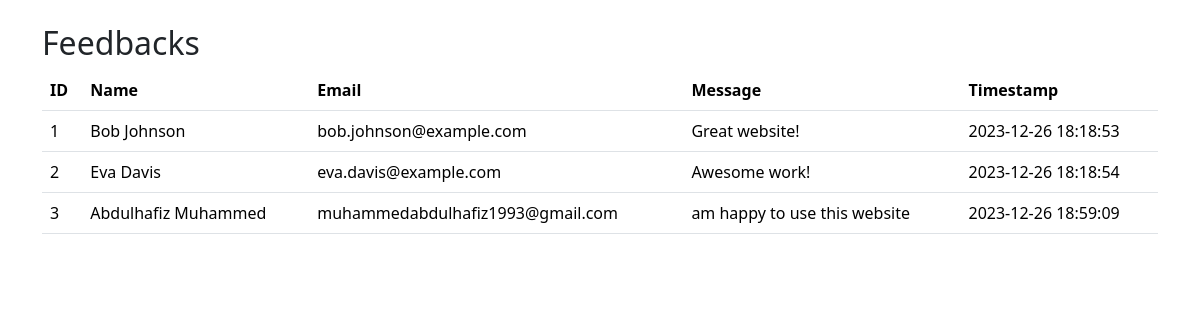
The page /dash (signed in) on the database as committed earlier.
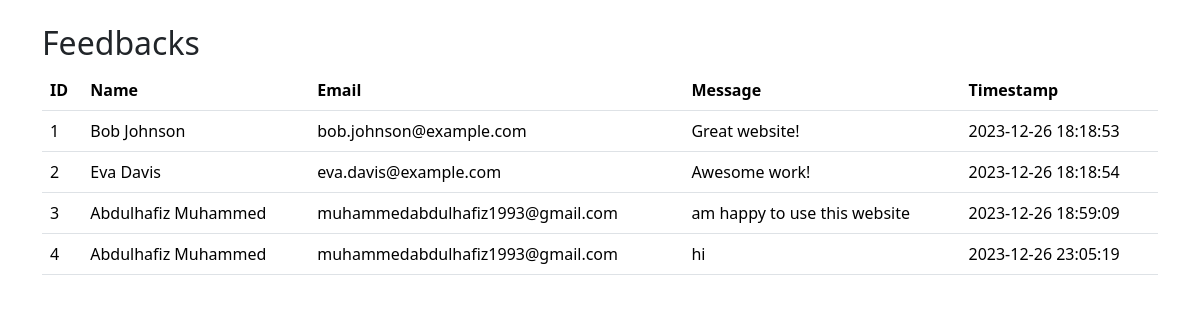
The same page on the database as committed later.
### tables this page shows
CREATE TABLE Feedbacks (
    id INTEGER PRIMARY KEY AUTOINCREMENT,
    name TEXT NOT NULL,
    email TEXT NOT NULL,
    message TEXT NOT NULL
, timestamp DATETIME DEFAULT CURRENT_TIMESTAMP);

### app.py (the view)
@app.route("/dash")
def dash():
    messages = db.execute("select * from message order by CURRENT_TIMESTAMP desc")
    rows = db.execute("SELECT * FROM Users WHERE user_id = ?", session["user_id"])
    feedbacks = db.execute("select * from Feedbacks order by CURRENT_TIMESTAMP desc")
    role = rows[0]["role"]
    return render_template("dash.html", role = role, messages = messages, feedbacks= feedbacks )

### templates/dash.html (shortened to what this page needs)
<!DOCTYPE html>
<html lang="en">
<head>
    <link href="https://cdn.jsdelivr.net/npm/bootstrap@5.3.2/dist/css/bootstrap.min.css" rel="stylesheet">
    <link rel="stylesheet" href="{{ url_for('static', filename='style.css') }}">
</head>
<body>
<div class="container mt-4">
    <h2>Feedbacks</h2>
    <table class="table">
        <thead>
            <tr>
                <th>ID</th>
                <th>Name</th>
                <th>Email</th>
                <th>Message</th>
                <th>Timestamp</th>
            </tr>
        </thead>
        <tbody>
            {% for message in feedbacks %}
            <tr>
                <td>{{ message['id']}}</td>
                <td>{{ message['name']}}</td>
                <td>{{ message['email']}}</td>
                <td>{{ message['message']}}</td>
                <td>{{ message['timestamp']}}</td>
            </tr>
            {% endfor %}
        </tbody>
    </table>
</div>
</body>
</html>

Rows that differ between the two databases and show on the page:
added Feedbacks: id "4", name "Abdulhafiz Muhammed", email "muhammedabdulhafiz1993@gmail.com", message "hi", timestamp "2023-12-26 23:05:19"
